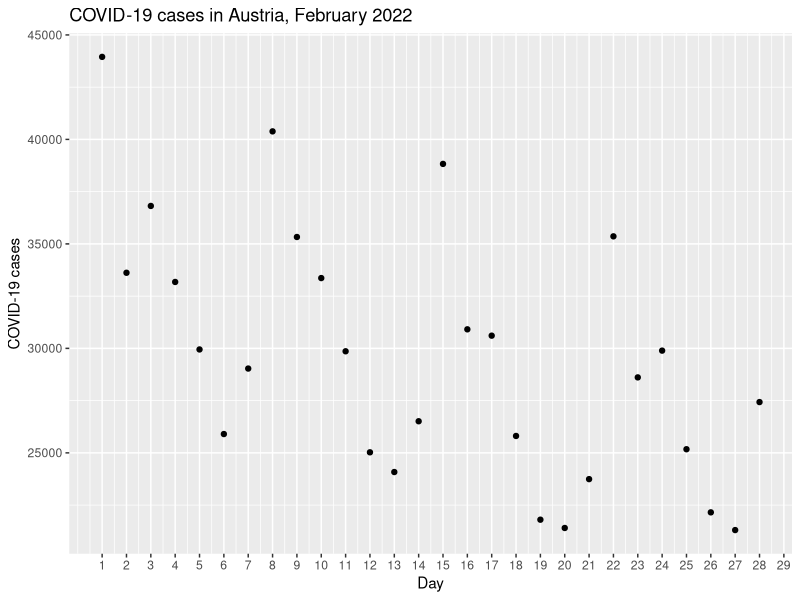
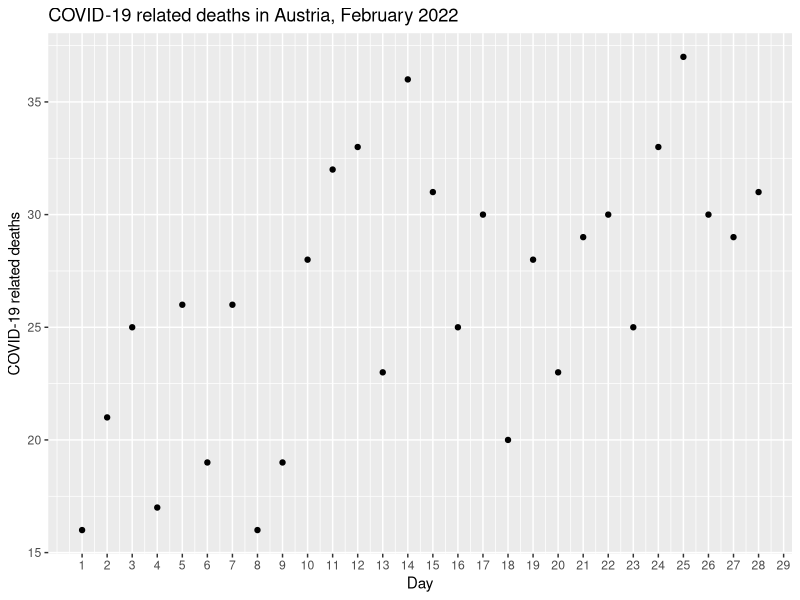

Reproduce these figures in R, in order.
## ---- chunk 1
library(tidyverse)
library(here)
library(ggplot2)
## ---- chunk 2
covid19_data <- read_csv(here::here("Data/Data_raw/covid19_data.csv"))
## ---- chunk 3
covid19_data <- covid19_data %>% mutate(month = month.name[as.numeric(month)])
#country <- params$country
#year <- params$year
#months <- params$month
parameters <- list()
parameters$country <- "Austria"
parameters$year <- 2022
parameters$month <- "February"
covid19_data_filtered <- covid19_data %>% filter(year %in% parameters$year, countriesAndTerritories %in% parameters$country, month %in% parameters$month)
## ---- chunk 4
covid19_data %>% group_by(day, month, year) %>% filter(countriesAndTerritories == parameters$country & year == parameters$year & month == parameters$month) %>%
  ggplot(aes(x = day, y = cases)) +
  geom_point() +
  scale_x_continuous(breaks = seq(1, 31, 1)) +
  labs(title = paste0("COVID-19 cases in ", parameters$country, ", ", parameters$month, " ", parameters$year),
       x = "Day",
       y = "COVID-19 cases")
## ---- chunk 5
covid19_data %>% group_by(day, month, year) %>% filter(countriesAndTerritories == parameters$country & year == parameters$year & month == parameters$month) %>%
  ggplot(aes(x = day, y = deaths)) +
  geom_point() +
  scale_x_continuous(breaks = seq(1, 31, 1)) +
  labs(title = paste0("COVID-19 related deaths in ", parameters$country, ", ", parameters$month, " ", parameters$year),
       x = "Day" ,
       y = "COVID-19 related deaths")
